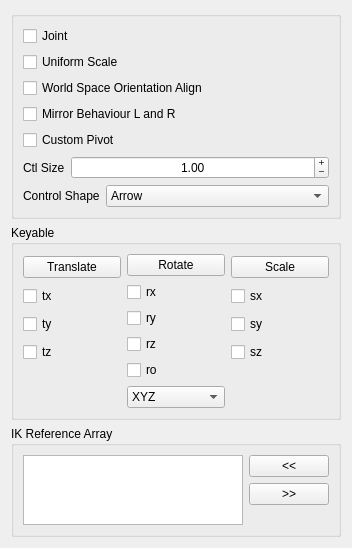
<?xml version="1.0" encoding="UTF-8"?>
<ui version="4.0">
 <class>Form</class>
 <widget class="QWidget" name="Form">
  <property name="geometry">
   <rect>
    <x>0</x>
    <y>0</y>
    <width>352</width>
    <height>505</height>
   </rect>
  </property>
  <property name="windowTitle">
   <string>Form</string>
  </property>
  <layout class="QGridLayout" name="gridLayout">
   <item row="0" column="0">
    <widget class="QGroupBox" name="groupBox">
     <property name="title">
      <string/>
     </property>
     <layout class="QGridLayout" name="gridLayout_2">
      <item row="0" column="0">
       <layout class="QVBoxLayout" name="verticalLayout_4">
        <item>
         <widget class="QCheckBox" name="joint_checkBox">
          <property name="text">
           <string>Joint</string>
          </property>
         </widget>
        </item>
        <item>
         <widget class="QCheckBox" name="uniScale_checkBox">
          <property name="text">
           <string>Uniform Scale</string>
          </property>
         </widget>
        </item>
        <item>
         <widget class="QCheckBox" name="neutralRotation_checkBox">
          <property name="toolTip">
           <string>&lt;html&gt;&lt;head/&gt;&lt;body&gt;&lt;p&gt;If is active, it will align the control with world space&lt;/p&gt;&lt;/body&gt;&lt;/html&gt;</string>
          </property>
          <property name="text">
           <string>World Space Orientation Align</string>
          </property>
         </widget>
        </item>
        <item>
         <widget class="QCheckBox" name="mirrorBehaviour_checkBox">
          <property name="toolTip">
           <string>&lt;html&gt;&lt;head/&gt;&lt;body&gt;&lt;p&gt;If is active, the control will have symmetrical behaviour on Left and Right side.&lt;/p&gt;&lt;p&gt;&lt;br/&gt;&lt;/p&gt;&lt;p&gt;WARNING: There is a bug in Maya 2018 and 2018.1 that will result in an incorrect behaviour, because this option will negate one of the axis. Other Maya version should be ok.&lt;/p&gt;&lt;/body&gt;&lt;/html&gt;</string>
          </property>
          <property name="text">
           <string>Mirror Behaviour L and R</string>
          </property>
         </widget>
        </item>
        <item>
         <widget class="QCheckBox" name="customPivot_checkBox">
          <property name="text">
           <string>Custom Pivot</string>
          </property>
         </widget>
        </item>
        <item>
         <layout class="QHBoxLayout" name="horizontalLayout_3">
          <item>
           <widget class="QLabel" name="ctlSize_label">
            <property name="text">
             <string>Ctl Size</string>
            </property>
           </widget>
          </item>
          <item>
           <widget class="QDoubleSpinBox" name="ctlSize_doubleSpinBox">
            <property name="sizePolicy">
             <sizepolicy hsizetype="Expanding" vsizetype="Fixed">
              <horstretch>0</horstretch>
              <verstretch>0</verstretch>
             </sizepolicy>
            </property>
            <property name="wrapping">
             <bool>false</bool>
            </property>
            <property name="alignment">
             <set>Qt::AlignCenter</set>
            </property>
            <property name="buttonSymbols">
             <enum>QAbstractSpinBox::PlusMinus</enum>
            </property>
            <property name="minimum">
             <double>0.010000000000000</double>
            </property>
            <property name="maximum">
             <double>20000.000000000000000</double>
            </property>
            <property name="value">
             <double>1.000000000000000</double>
            </property>
           </widget>
          </item>
         </layout>
        </item>
        <item>
         <layout class="QHBoxLayout" name="horizontalLayout_2">
          <item>
           <widget class="QLabel" name="controlShape_label">
            <property name="text">
             <string notr="true">Control Shape</string>
            </property>
           </widget>
          </item>
          <item>
           <widget class="QComboBox" name="controlShape_comboBox">
            <property name="sizePolicy">
             <sizepolicy hsizetype="Expanding" vsizetype="Fixed">
              <horstretch>0</horstretch>
              <verstretch>0</verstretch>
             </sizepolicy>
            </property>
            <item>
             <property name="text">
              <string>Arrow</string>
             </property>
            </item>
            <item>
             <property name="text">
              <string>Circle</string>
             </property>
            </item>
            <item>
             <property name="text">
              <string>Compas</string>
             </property>
            </item>
            <item>
             <property name="text">
              <string>Cross</string>
             </property>
            </item>
            <item>
             <property name="text">
              <string>Crossarrow</string>
             </property>
            </item>
            <item>
             <property name="text">
              <string>Cube</string>
             </property>
            </item>
            <item>
             <property name="text">
              <string>Cubewithpeak</string>
             </property>
            </item>
            <item>
             <property name="text">
              <string>Cylinder</string>
             </property>
            </item>
            <item>
             <property name="text">
              <string>Diamond</string>
             </property>
            </item>
            <item>
             <property name="text">
              <string>Flower</string>
             </property>
            </item>
            <item>
             <property name="text">
              <string>Null</string>
             </property>
            </item>
            <item>
             <property name="text">
              <string>Pyramid</string>
             </property>
            </item>
            <item>
             <property name="text">
              <string>Sphere</string>
             </property>
            </item>
            <item>
             <property name="text">
              <string>Square</string>
             </property>
            </item>
           </widget>
          </item>
         </layout>
        </item>
       </layout>
      </item>
     </layout>
    </widget>
   </item>
   <item row="1" column="0">
    <widget class="QGroupBox" name="keyable_groupBox">
     <property name="title">
      <string>Keyable</string>
     </property>
     <layout class="QGridLayout" name="gridLayout_4">
      <item row="0" column="0">
       <layout class="QHBoxLayout" name="horizontalLayout">
        <item>
         <layout class="QVBoxLayout" name="verticalLayout">
          <property name="sizeConstraint">
           <enum>QLayout::SetMinimumSize</enum>
          </property>
          <item>
           <widget class="QPushButton" name="translate_pushButton">
            <property name="text">
             <string>Translate</string>
            </property>
           </widget>
          </item>
          <item>
           <widget class="QCheckBox" name="tx_checkBox">
            <property name="text">
             <string>tx</string>
            </property>
           </widget>
          </item>
          <item>
           <widget class="QCheckBox" name="ty_checkBox">
            <property name="text">
             <string>ty</string>
            </property>
           </widget>
          </item>
          <item>
           <widget class="QCheckBox" name="tz_checkBox">
            <property name="text">
             <string>tz</string>
            </property>
           </widget>
          </item>
          <item>
           <spacer name="verticalSpacer_2">
            <property name="orientation">
             <enum>Qt::Vertical</enum>
            </property>
            <property name="sizeType">
             <enum>QSizePolicy::Minimum</enum>
            </property>
            <property name="sizeHint" stdset="0">
             <size>
              <width>20</width>
              <height>40</height>
             </size>
            </property>
           </spacer>
          </item>
         </layout>
        </item>
        <item>
         <layout class="QVBoxLayout" name="verticalLayout_2">
          <property name="sizeConstraint">
           <enum>QLayout::SetMinimumSize</enum>
          </property>
          <item>
           <widget class="QPushButton" name="rotate_pushButton">
            <property name="text">
             <string>Rotate</string>
            </property>
           </widget>
          </item>
          <item>
           <widget class="QCheckBox" name="rx_checkBox">
            <property name="text">
             <string>rx</string>
            </property>
           </widget>
          </item>
          <item>
           <widget class="QCheckBox" name="ry_checkBox">
            <property name="text">
             <string>ry</string>
            </property>
           </widget>
          </item>
          <item>
           <widget class="QCheckBox" name="rz_checkBox">
            <property name="text">
             <string>rz</string>
            </property>
           </widget>
          </item>
          <item>
           <widget class="QCheckBox" name="ro_checkBox">
            <property name="text">
             <string>ro</string>
            </property>
           </widget>
          </item>
          <item>
           <widget class="QComboBox" name="ro_comboBox">
            <item>
             <property name="text">
              <string>XYZ</string>
             </property>
            </item>
            <item>
             <property name="text">
              <string>YZX</string>
             </property>
            </item>
            <item>
             <property name="text">
              <string>ZXY</string>
             </property>
            </item>
            <item>
             <property name="text">
              <string>XZY</string>
             </property>
            </item>
            <item>
             <property name="text">
              <string>YXZ</string>
             </property>
            </item>
            <item>
             <property name="text">
              <string>ZYX</string>
             </property>
            </item>
           </widget>
          </item>
         </layout>
        </item>
        <item>
         <layout class="QVBoxLayout" name="verticalLayout_3">
          <item>
           <widget class="QPushButton" name="scale_pushButton">
            <property name="text">
             <string>Scale</string>
            </property>
           </widget>
          </item>
          <item>
           <widget class="QCheckBox" name="sx_checkBox">
            <property name="text">
             <string>sx</string>
            </property>
           </widget>
          </item>
          <item>
           <widget class="QCheckBox" name="sy_checkBox">
            <property name="text">
             <string>sy</string>
            </property>
           </widget>
          </item>
          <item>
           <widget class="QCheckBox" name="sz_checkBox">
            <property name="text">
             <string>sz</string>
            </property>
           </widget>
          </item>
          <item>
           <spacer name="verticalSpacer">
            <property name="orientation">
             <enum>Qt::Vertical</enum>
            </property>
            <property name="sizeType">
             <enum>QSizePolicy::Minimum</enum>
            </property>
            <property name="sizeHint" stdset="0">
             <size>
              <width>20</width>
              <height>40</height>
             </size>
            </property>
           </spacer>
          </item>
         </layout>
        </item>
       </layout>
      </item>
     </layout>
    </widget>
   </item>
   <item row="2" column="0">
    <widget class="QGroupBox" name="ikRefArray_groupBox">
     <property name="title">
      <string>IK Reference Array</string>
     </property>
     <layout class="QGridLayout" name="gridLayout_3">
      <item row="0" column="0">
       <layout class="QHBoxLayout" name="ikRefArray_horizontalLayout">
        <item>
         <layout class="QVBoxLayout" name="ikRefArray_verticalLayout_1">
          <item>
           <widget class="QListWidget" name="ikRefArray_listWidget">
            <property name="dragDropOverwriteMode">
             <bool>true</bool>
            </property>
            <property name="dragDropMode">
             <enum>QAbstractItemView::InternalMove</enum>
            </property>
            <property name="defaultDropAction">
             <enum>Qt::MoveAction</enum>
            </property>
            <property name="alternatingRowColors">
             <bool>true</bool>
            </property>
            <property name="selectionMode">
             <enum>QAbstractItemView::ExtendedSelection</enum>
            </property>
            <property name="selectionRectVisible">
             <bool>false</bool>
            </property>
           </widget>
          </item>
         </layout>
        </item>
        <item>
         <layout class="QVBoxLayout" name="ikRefArray_verticalLayout_2">
          <item>
           <widget class="QPushButton" name="ikRefArrayAdd_pushButton">
            <property name="text">
             <string>&lt;&lt;</string>
            </property>
           </widget>
          </item>
          <item>
           <widget class="QPushButton" name="ikRefArrayRemove_pushButton">
            <property name="text">
             <string>&gt;&gt;</string>
            </property>
           </widget>
          </item>
          <item>
           <spacer name="ikRefArray_verticalSpacer">
            <property name="orientation">
             <enum>Qt::Vertical</enum>
            </property>
            <property name="sizeHint" stdset="0">
             <size>
              <width>20</width>
              <height>40</height>
             </size>
            </property>
           </spacer>
          </item>
         </layout>
        </item>
       </layout>
      </item>
     </layout>
    </widget>
   </item>
  </layout>
 </widget>
 <resources/>
 <connections>
  <connection>
   <sender>translate_pushButton</sender>
   <signal>clicked()</signal>
   <receiver>tx_checkBox</receiver>
   <slot>toggle()</slot>
   <hints>
    <hint type="sourcelabel">
     <x>120</x>
     <y>210</y>
    </hint>
    <hint type="destinationlabel">
     <x>31</x>
     <y>232</y>
    </hint>
   </hints>
  </connection>
  <connection>
   <sender>translate_pushButton</sender>
   <signal>clicked()</signal>
   <receiver>ty_checkBox</receiver>
   <slot>toggle()</slot>
   <hints>
    <hint type="sourcelabel">
     <x>139</x>
     <y>212</y>
    </hint>
    <hint type="destinationlabel">
     <x>68</x>
     <y>258</y>
    </hint>
   </hints>
  </connection>
  <connection>
   <sender>translate_pushButton</sender>
   <signal>clicked()</signal>
   <receiver>tz_checkBox</receiver>
   <slot>toggle()</slot>
   <hints>
    <hint type="sourcelabel">
     <x>176</x>
     <y>212</y>
    </hint>
    <hint type="destinationlabel">
     <x>168</x>
     <y>278</y>
    </hint>
   </hints>
  </connection>
  <connection>
   <sender>rotate_pushButton</sender>
   <signal>clicked()</signal>
   <receiver>rx_checkBox</receiver>
   <slot>toggle()</slot>
   <hints>
    <hint type="sourcelabel">
     <x>338</x>
     <y>208</y>
    </hint>
    <hint type="destinationlabel">
     <x>338</x>
     <y>234</y>
    </hint>
   </hints>
  </connection>
  <connection>
   <sender>rotate_pushButton</sender>
   <signal>clicked()</signal>
   <receiver>ry_checkBox</receiver>
   <slot>toggle()</slot>
   <hints>
    <hint type="sourcelabel">
     <x>367</x>
     <y>212</y>
    </hint>
    <hint type="destinationlabel">
     <x>367</x>
     <y>261</y>
    </hint>
   </hints>
  </connection>
  <connection>
   <sender>rotate_pushButton</sender>
   <signal>clicked()</signal>
   <receiver>rz_checkBox</receiver>
   <slot>toggle()</slot>
   <hints>
    <hint type="sourcelabel">
     <x>401</x>
     <y>207</y>
    </hint>
    <hint type="destinationlabel">
     <x>397</x>
     <y>275</y>
    </hint>
   </hints>
  </connection>
  <connection>
   <sender>rotate_pushButton</sender>
   <signal>clicked()</signal>
   <receiver>ro_checkBox</receiver>
   <slot>toggle()</slot>
   <hints>
    <hint type="sourcelabel">
     <x>430</x>
     <y>213</y>
    </hint>
    <hint type="destinationlabel">
     <x>419</x>
     <y>302</y>
    </hint>
   </hints>
  </connection>
  <connection>
   <sender>scale_pushButton</sender>
   <signal>clicked()</signal>
   <receiver>sx_checkBox</receiver>
   <slot>toggle()</slot>
   <hints>
    <hint type="sourcelabel">
     <x>533</x>
     <y>209</y>
    </hint>
    <hint type="destinationlabel">
     <x>532</x>
     <y>234</y>
    </hint>
   </hints>
  </connection>
  <connection>
   <sender>scale_pushButton</sender>
   <signal>clicked()</signal>
   <receiver>sy_checkBox</receiver>
   <slot>toggle()</slot>
   <hints>
    <hint type="sourcelabel">
     <x>563</x>
     <y>211</y>
    </hint>
    <hint type="destinationlabel">
     <x>558</x>
     <y>261</y>
    </hint>
   </hints>
  </connection>
  <connection>
   <sender>scale_pushButton</sender>
   <signal>clicked()</signal>
   <receiver>sz_checkBox</receiver>
   <slot>toggle()</slot>
   <hints>
    <hint type="sourcelabel">
     <x>593</x>
     <y>218</y>
    </hint>
    <hint type="destinationlabel">
     <x>587</x>
     <y>277</y>
    </hint>
   </hints>
  </connection>
 </connections>
</ui>
